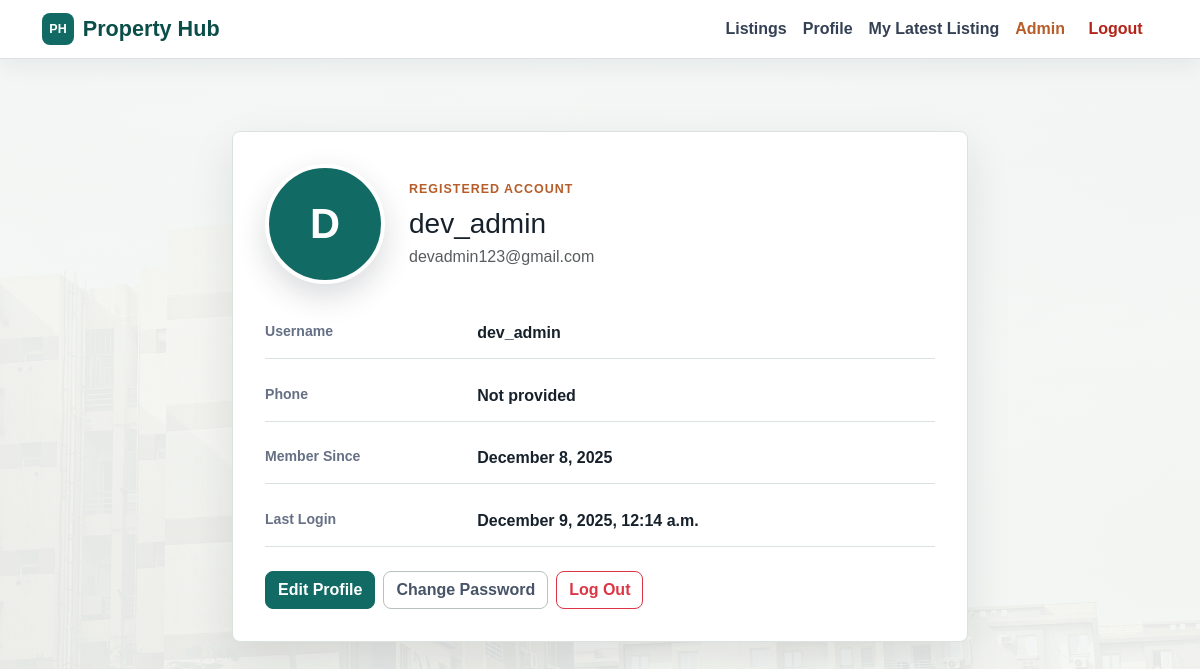
The app's page /accounts/profile/ (signed in), older data.
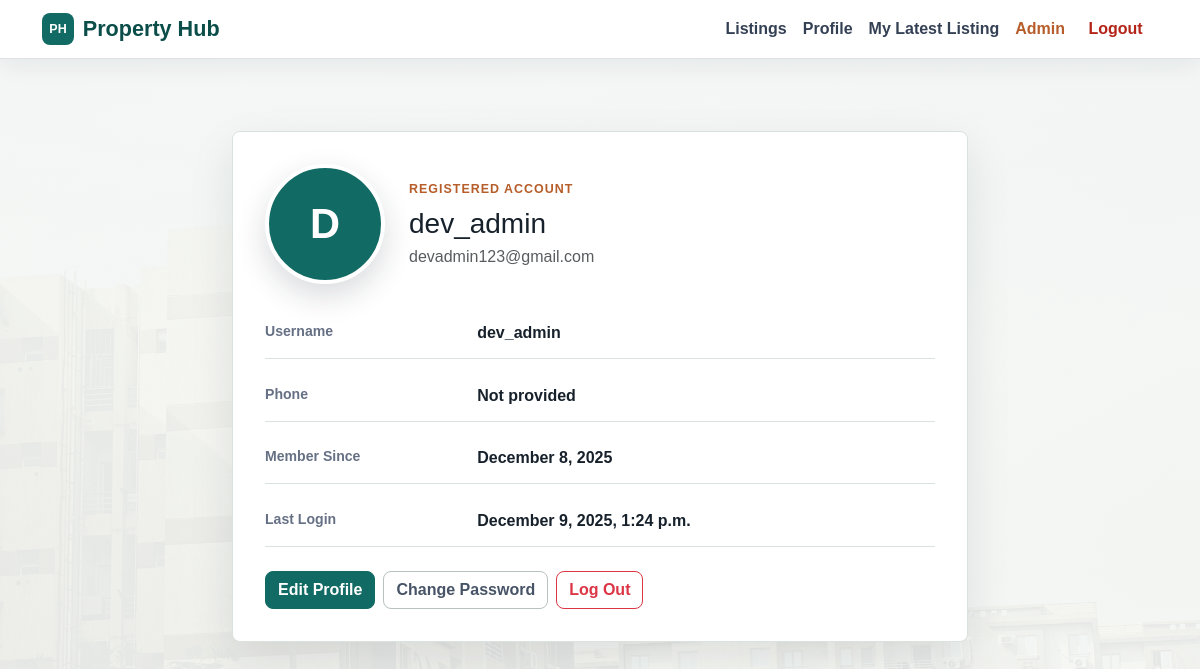
The same page, newer data.
### accounts/models.py (models this page shows, shortened)
class User(AbstractUser):
    class Roles(models.TextChoices):
        ADMIN = 'admin', _('Admin')
        BUYER = 'buyer', _('Buyer')
        SELLER = 'seller', _('Seller')
    email = models.EmailField(
        _('email address'),
        unique=True,
        help_text=_('Required. Unique email address.')
    )
    phone = models.CharField(
        max_length=15,
        blank=True,
        help_text=_('Contact phone number.')
    )
    bio = models.TextField(
        blank=True,
        help_text=_('Short bio for the profile.')
    )
    profile_picture = models.ImageField(
        upload_to='profiles/',
        blank=True,
        null=True,
        help_text=_('Profile picture.')
    )
    role = models.CharField(
        max_length=10,
        choices=Roles.choices,
        default=Roles.BUYER,
        help_text=_('Role of the user.')
    )
    USERNAME_FIELD = 'email'
    REQUIRED_FIELDS = ['username', 'first_name', 'last_name']
    @property
    def is_seller(self):
        return self.role == self.Roles.SELLER
    @property
    def is_admin(self):
        return self.role == self.Roles.ADMIN or self.is_superuser

### accounts/views.py (the view)
# urls.py: path("profile/", views.profile, name="profile"),
@login_required
def profile(request):
    return render(request, "accounts/profile.html")

### templates/accounts/profile.html (shortened to what this page needs)
{% extends "base.html" %}
{% load static %}
{% block content %}
<div class="py-5">
  <div class="row justify-content-center">
    <div class="col-lg-8">
      <div class="app-card profile-card">
        <div class="d-flex flex-wrap align-items-center gap-4">
          {% if request.user.profile_picture %}
            <img src="{{ request.user.profile_picture.url }}" class="profile-avatar rounded-circle" alt="{{ request.user.username }}">
          {% else %}
            <div class="profile-avatar profile-initial rounded-circle">{{ request.user.username|first|upper }}</div>
          {% endif %}
          <div>
            <p class="eyebrow">{{ request.user.role|title }} account</p>
            <h1 class="h3 mb-1">{{ request.user.get_full_name|default:request.user.username }}</h1>
            <p class="text-muted mb-0">{{ request.user.email }}</p>
          </div>
        </div>
        <dl class="details-list mt-4">
          <div><dt>Username</dt><dd>{{ request.user.username }}</dd></div>
          <div><dt>Phone</dt><dd>{{ request.user.phone|default:"Not provided" }}</dd></div>
          <div><dt>Member Since</dt><dd>{{ request.user.date_joined|date:"F j, Y" }}</dd></div>
          <div><dt>Last Login</dt><dd>{{ request.user.last_login|date:"F j, Y, g:i a"|default:"Not available" }}</dd></div>
        </dl>
        <div class="d-flex flex-wrap gap-2 mt-4">
          <a href="{% url 'profile_edit' %}" class="btn btn-primary">Edit Profile</a>
          <a href="{% url 'password_change' %}" class="btn btn-outline-secondary">Change Password</a>
          <form method="post" action="{% url 'logout' %}">
            <button type="submit" class="btn btn-outline-danger">Log Out</button>
          </form>
        </div>
      </div>
    </div>
  </div>
</div>
{% endblock %}

Row changes from the older to the newer data that the page shows:
changed User "dev_admin": user.last_login "December 9, 2025, 12:14 a.m." → "December 9, 2025, 1:24 p.m."
